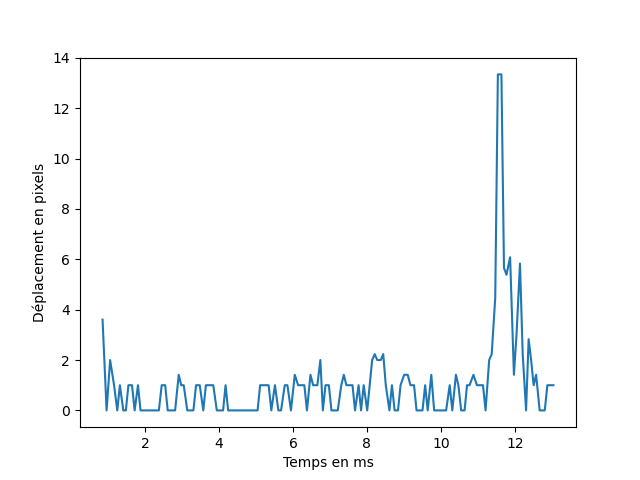

The script that saved this image:
#!/usr/bin/env python
# -*- coding:Utf-8 -*-
import matplotlib
import cv2
import mediapipe as mp
import numpy as np
import keyboard as kb
import matplotlib.pyplot as plt
import time

class HandDetector() :
    def __init__(self,mode=False,maxHands=2,detectionCon=0.5,trackCon=0.5) :
        self.mode = mode
        self.maxHands = maxHands
        self.detectionCon = detectionCon
        self.trackCon = trackCon
        
        self.mpHands = mp.solutions.hands
        self.hands = self.mpHands.Hands()
        self.mpDraw = mp.solutions.drawing_utils
        
    def findHands(self,img,handNo=0,draw=False):
        imgRGB = cv2.cvtColor(img,cv2.COLOR_BGR2RGB)
        self.results = self.hands.process(imgRGB)   
        
        if self.results.multi_hand_landmarks:
            myHand = self.results.multi_hand_landmarks[handNo]
            for id,handLms in enumerate(myHand.landmark) :
                if draw :
                    self.mpDraw.draw_landmarks(img,myHand,self.mpHands.HAND_CONNECTIONS)
        return img
                
    def findPosition(self,img,handNo=0,draw=False):
        lmList = []
        if self.results.multi_hand_landmarks :
            myHand = self.results.multi_hand_landmarks[handNo]
            for id,lm in enumerate(myHand.landmark) : 
                        h,w,c = img.shape
                        cx,cy = int(lm.x*w),int(lm.y*h)
                        lmList.append(np.array((cx,cy)))
                        #print(id,cx,cy)
                        if draw:
                            self.mpDraw.draw_landmarks(img,myHand,self.mpHands.HAND_CONNECTIONS)
                            cv2.circle(img,(cx,cy),10,(0,0,255),cv2.FILLED)
                    
        return lmList
    
    def ecart(self, img) :
        if self.results.multi_hand_landmarks :
            lmList1 = self.findPosition(img)[4]
            lmList2 = self.findPosition(img)[8]
            return np.linalg.norm(lmList1-lmList2)

def mise_en_route():
    cap = cv2.VideoCapture(0)
    detector = HandDetector()
    while True :
        succes,img = cap.read()
        img = detector.findHands(img)
        cv2.line(img,(0,70),(1800,70),(0,0,255),6)
        cv2.putText(img,"Placez le haut de la main au dessus de la ligne",(50,60),cv2.FONT_HERSHEY_PLAIN,3,(0,0,0),3)
        cv2.imshow("image",img)
        cv2.waitKey(1)
        if len(detector.findPosition(img))!=0 :
            if 70 > detector.findPosition(img)[0][1]:
                break
                    
def main():
    #mise_en_route()
    cap = cv2.VideoCapture(0)
    detector = HandDetector()
    pos = [np.array((0,0))]
    dist = [0] 
    temps=[]
    cTime = time.time()  
    while True :
        succes,img = cap.read()
        img = detector.findHands(img)
        if len(detector.findPosition(img))!=0 :
            pos.append(detector.findPosition(img))
            dist.append((np.linalg.norm(pos[-1][0]-pos[-2][0])))
            temps.append(time.time()-cTime)
        cv2.putText(img,"Le tremblement en pixel : "+str(dist[-1]),(10,70),cv2.FONT_HERSHEY_PLAIN,3,(255,255,255),3)
        cv2.imshow("image",img)
        cv2.waitKey(1)
        if kb.is_pressed('q'):
            break
    return dist,temps
      

def main3():
    cap = cv2.VideoCapture(0)
    detector = HandDetector()
    pos = [np.array((0,0))]
    dist = [0] 
    temps=[]
    cTime = time.time()  
    while True :
        succes,img = cap.read()
        img = detector.findHands(img,draw=False)
        ecart = 0
        cv2.rectangle(img,(5,700),(50,350),(255,255,255),cv2.FILLED)
        if len(detector.findPosition(img))!=0:
            ecart = int(700-min(detector.ecart(img),350))
            cv2.rectangle(img,(5,700),(50,ecart),(0,0,0),cv2.FILLED)
        cv2.putText(img,str(int((700-ecart)*100/350)),(10,70),cv2.FONT_HERSHEY_PLAIN,3,(255,255,255),3)
        cv2.imshow("image",img)
        cv2.waitKey(1)


#main3()
dist, temps = main()
dist.pop(0)
dist.pop(0)
temps.pop(0)
plt.figure()
plt.plot(temps,dist)
plt.xlabel("Temps en ms")
plt.ylabel("Déplacement en pixels")
plt.savefig('main.png')
